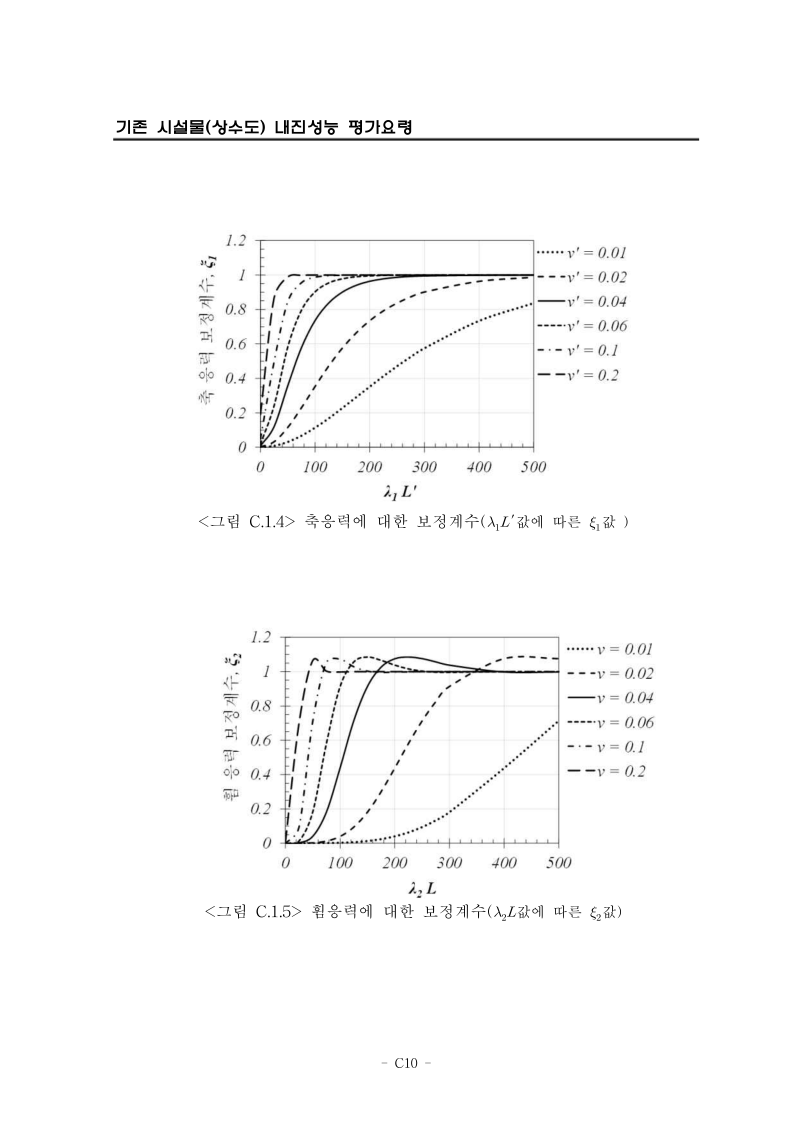
#> input picture extracted_p0162_hires.png, 2380 x 3364 px, found by its file name (shown at 1/3 size)
$ python crop_graphs.py
#> lines starting #> are read from the running program, lines starting #| are printed output that depends on the picture
import sys
sys.stdout.reconfigure(encoding='utf-8')
from PIL import Image

img = Image.open(r'D:/workclaude/pipe/extracted_p0162_hires.png').convert('RGB')
#> img is the input picture: PIL image 2380x3364 RGB; min 0, max 255, mean 251.1
w, h = img.size
#> w = 2380; h = 3364

# Crop graph 1 (xi1): rows 400-1500, full width
g1 = img.crop((300, 400, 1950, 1550))
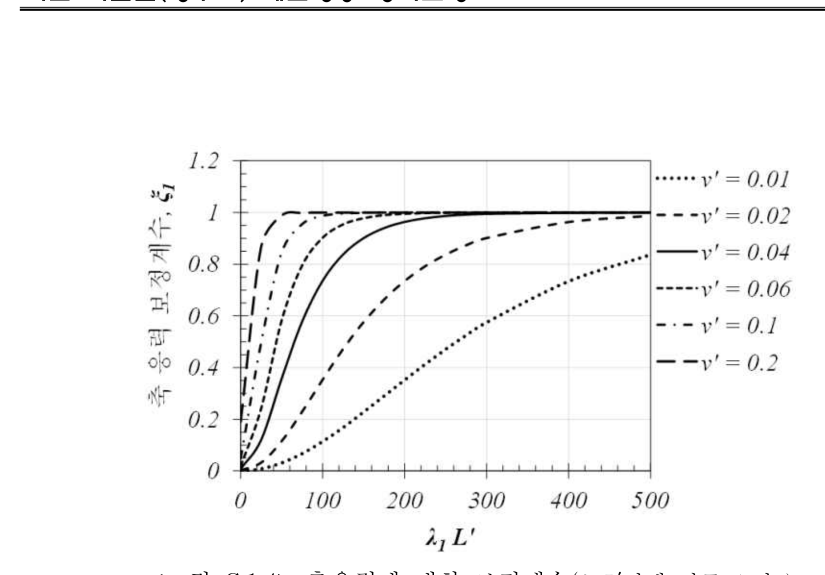
#> g1: PIL image 1650x1150 RGB (shown at 1/2 size); min 0, max 255, mean 247.8
g1.save(r'D:/workclaude/pipe/graph1_xi1.png')
print(f'Graph1 saved: {g1.size}')
#| Graph1 saved: (1650, 1150)

# Crop graph 2 (xi2): rows 1700-2900, full width
g2 = img.crop((300, 1700, 1950, 2900))
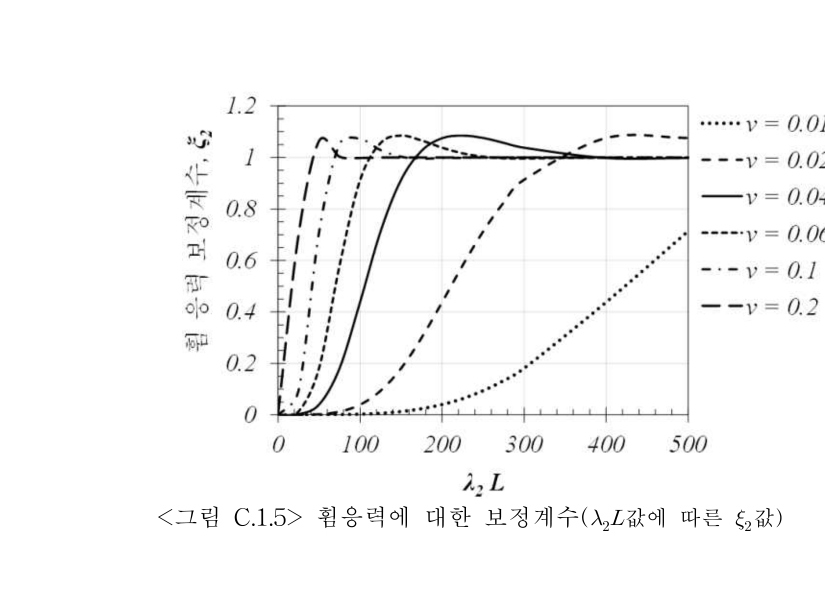
#> g2: PIL image 1650x1200 RGB (shown at 1/2 size); min 0, max 255, mean 248.7
g2.save(r'D:/workclaude/pipe/graph2_xi2.png')
print(f'Graph2 saved: {g2.size}')
#| Graph2 saved: (1650, 1200)

$ run again, with appendC2_p169.png copied over extracted_p0162_hires.png
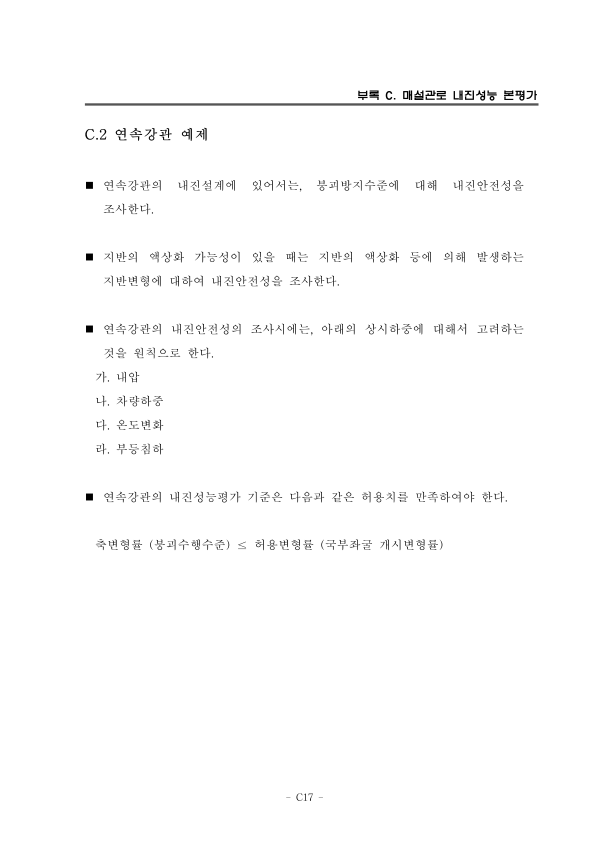
#> input picture appendC2_p169.png, 1785 x 2523 px, found by its file name (shown at 1/3 size)
#> img is the input picture: PIL image 1785x2523 RGB; min 0, max 255, mean 252.2
#> `g1 = img.crop((300, 400, 1950, 1550))`:
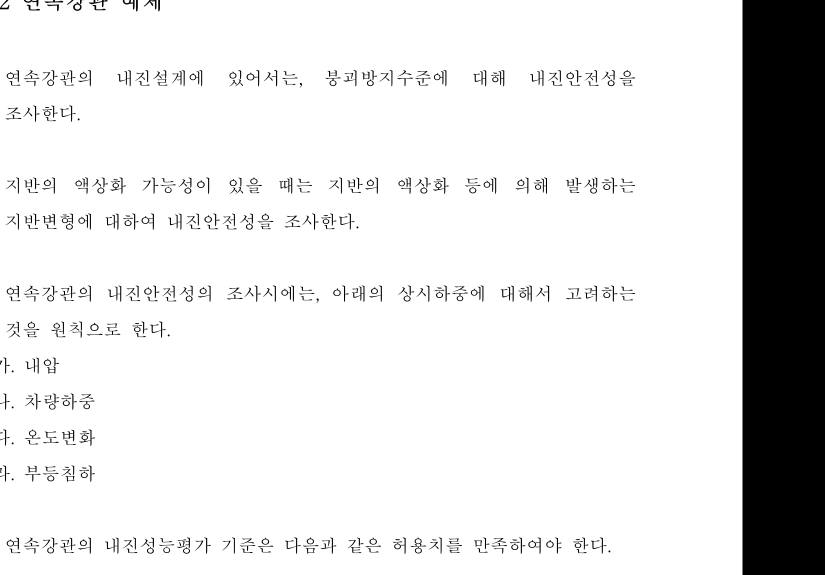
#> g1: PIL image 1650x1150 RGB (shown at 1/2 size); min 0, max 255, mean 225.6
#| Graph1 saved: (1650, 1150)
#> `g2 = img.crop((300, 1700, 1950, 2900))`:
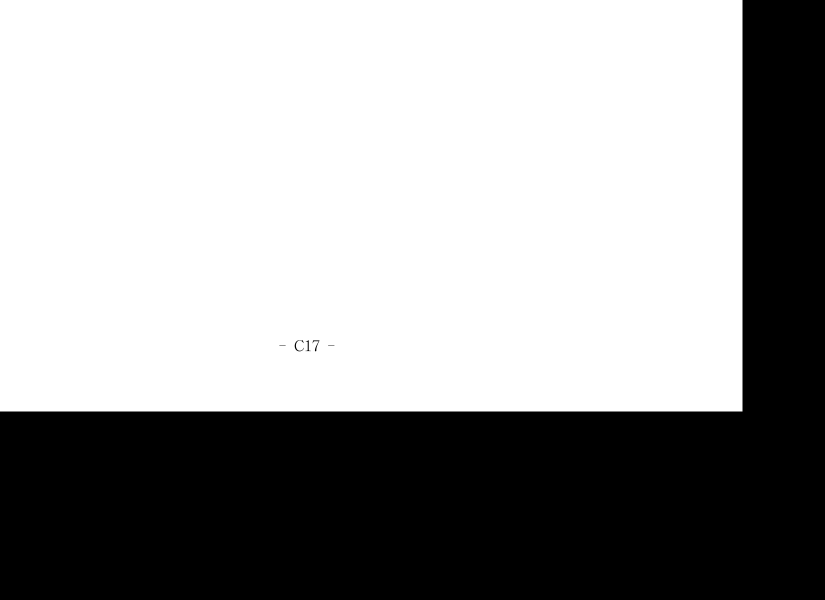
#> g2: PIL image 1650x1200 RGB (shown at 1/2 size); min 0, max 255, mean 157.4
#| Graph2 saved: (1650, 1200)

$ run again, with appendC2_p173.png copied over extracted_p0162_hires.png
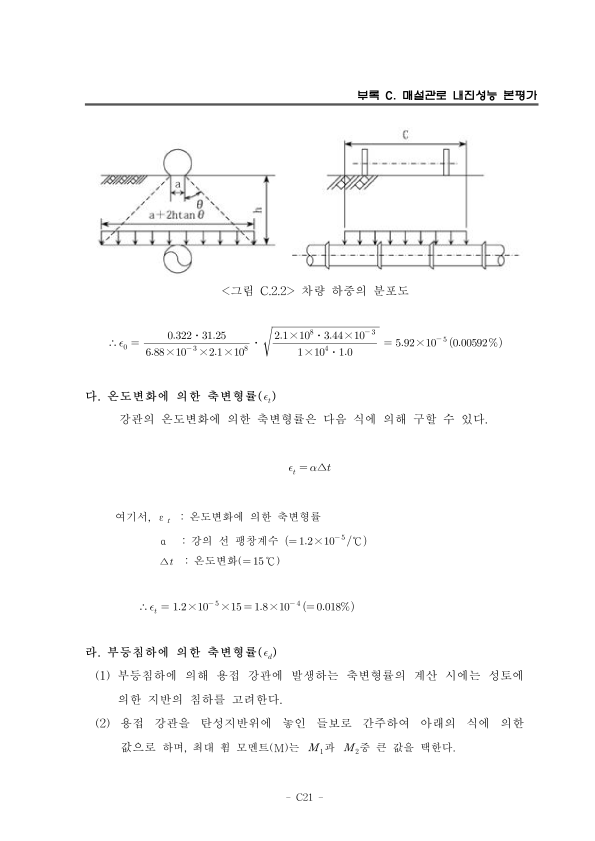
#> input picture appendC2_p173.png, 1785 x 2523 px, found by its file name (shown at 1/3 size)
#> img is the input picture: PIL image 1785x2523 RGB; min 0, max 255, mean 250.4
#> `g1 = img.crop((300, 400, 1950, 1550))`:
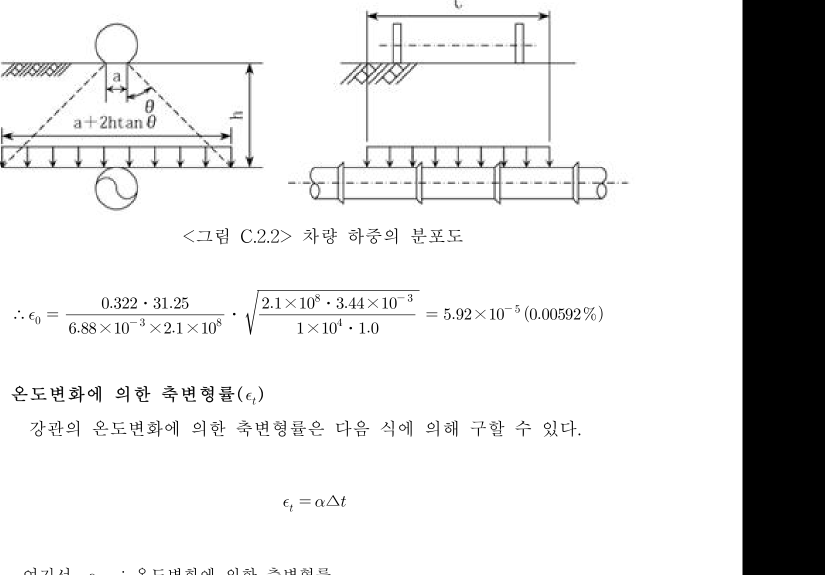
#> g1: PIL image 1650x1150 RGB (shown at 1/2 size); min 0, max 255, mean 223.7
#| Graph1 saved: (1650, 1150)
#> `g2 = img.crop((300, 1700, 1950, 2900))`:
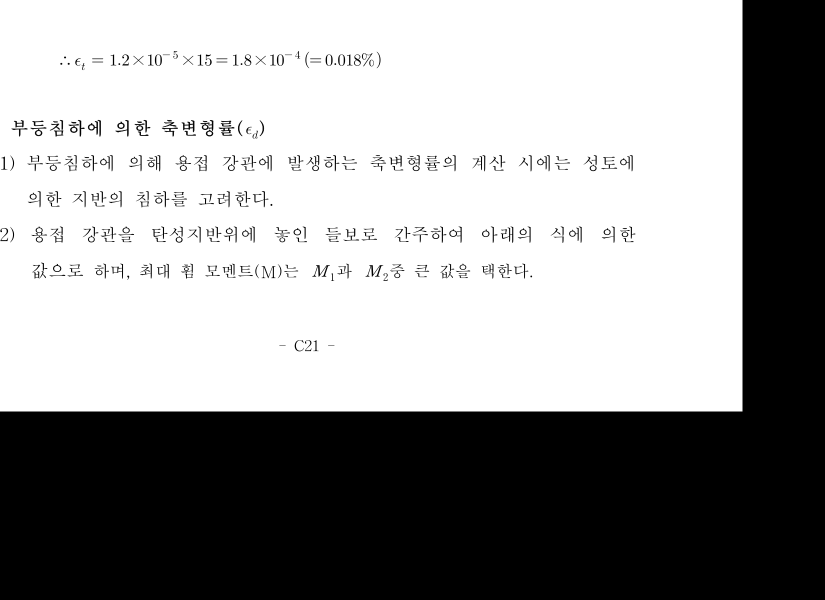
#> g2: PIL image 1650x1200 RGB (shown at 1/2 size); min 0, max 255, mean 154.7
#| Graph2 saved: (1650, 1200)

$ run again, with appendC2_p175.png copied over extracted_p0162_hires.png
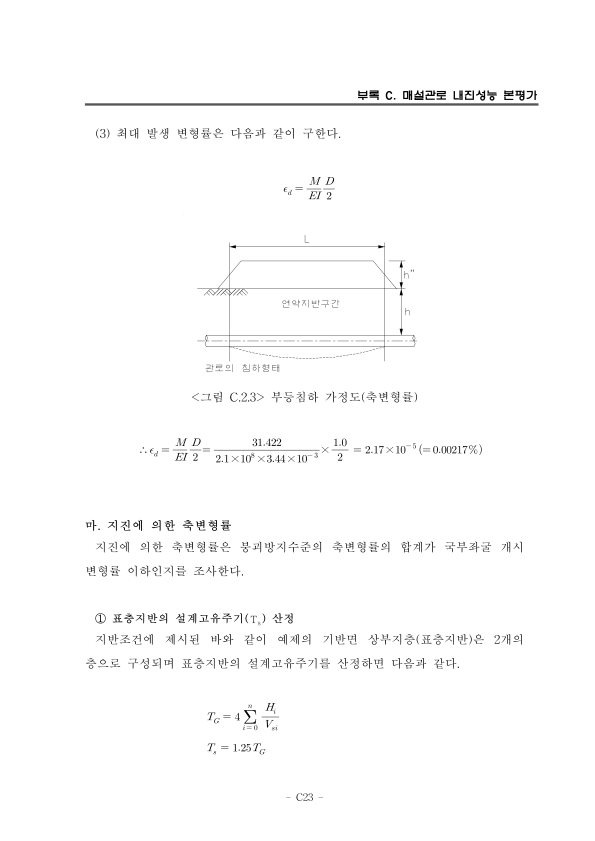
#> input picture appendC2_p175.png, 1785 x 2523 px, found by its file name (shown at 1/3 size)
#> img is the input picture: PIL image 1785x2523 RGB; min 0, max 255, mean 251.9
#> `g1 = img.crop((300, 400, 1950, 1550))`:
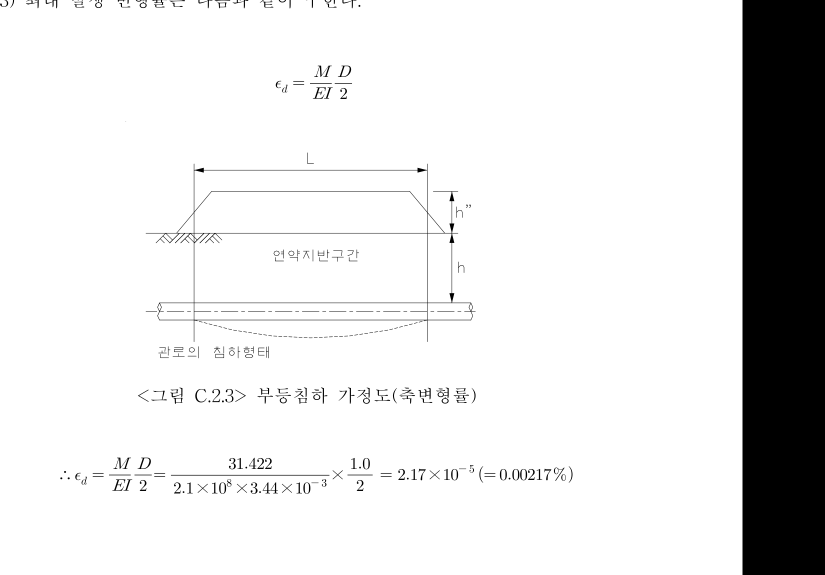
#> g1: PIL image 1650x1150 RGB (shown at 1/2 size); min 0, max 255, mean 227.3
#| Graph1 saved: (1650, 1150)
#> `g2 = img.crop((300, 1700, 1950, 2900))`:
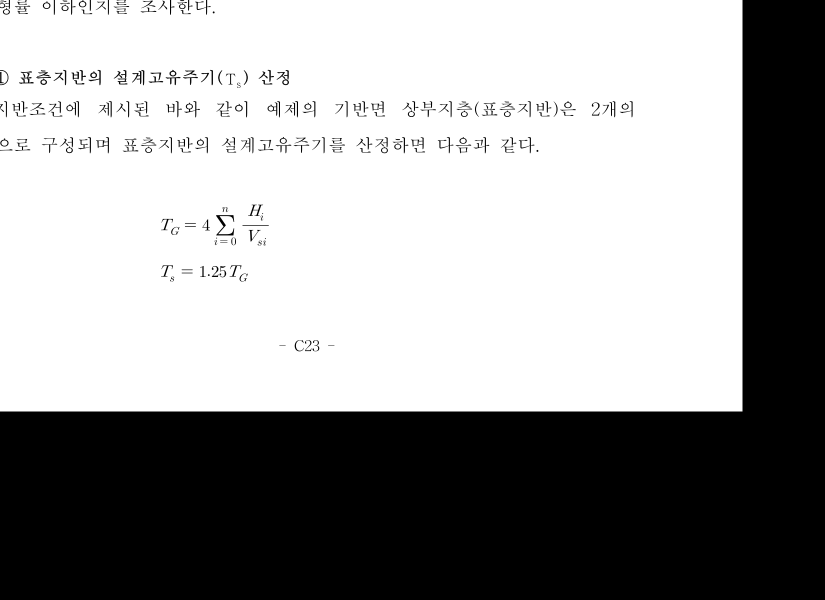
#> g2: PIL image 1650x1200 RGB (shown at 1/2 size); min 0, max 255, mean 155.3
#| Graph2 saved: (1650, 1200)
